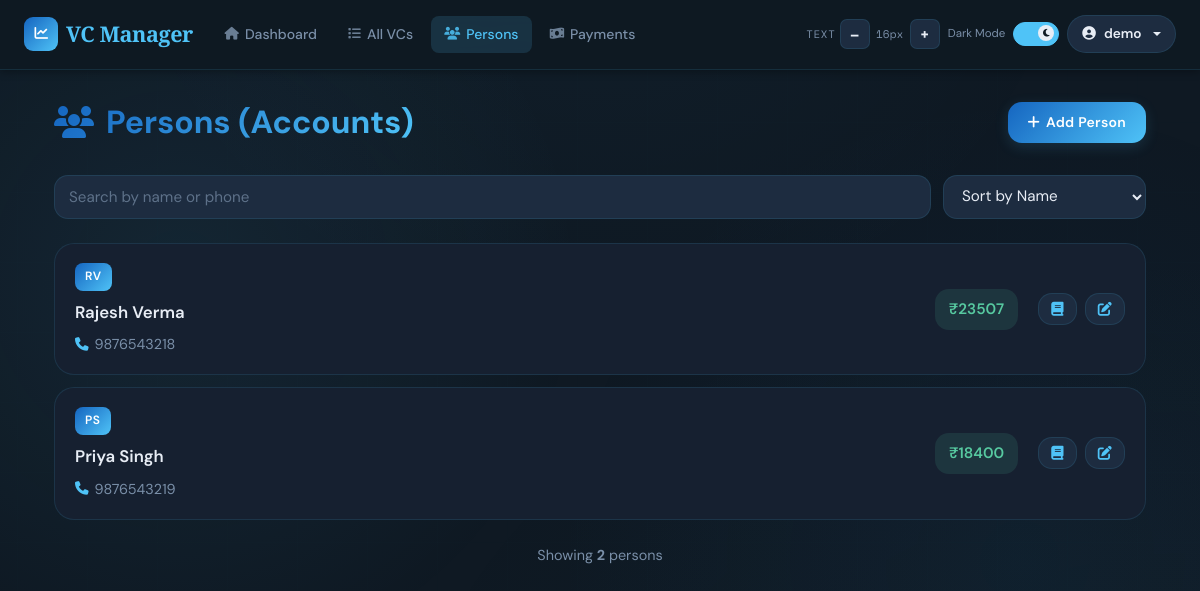
Page /person/ (signed in) on the earlier database version.
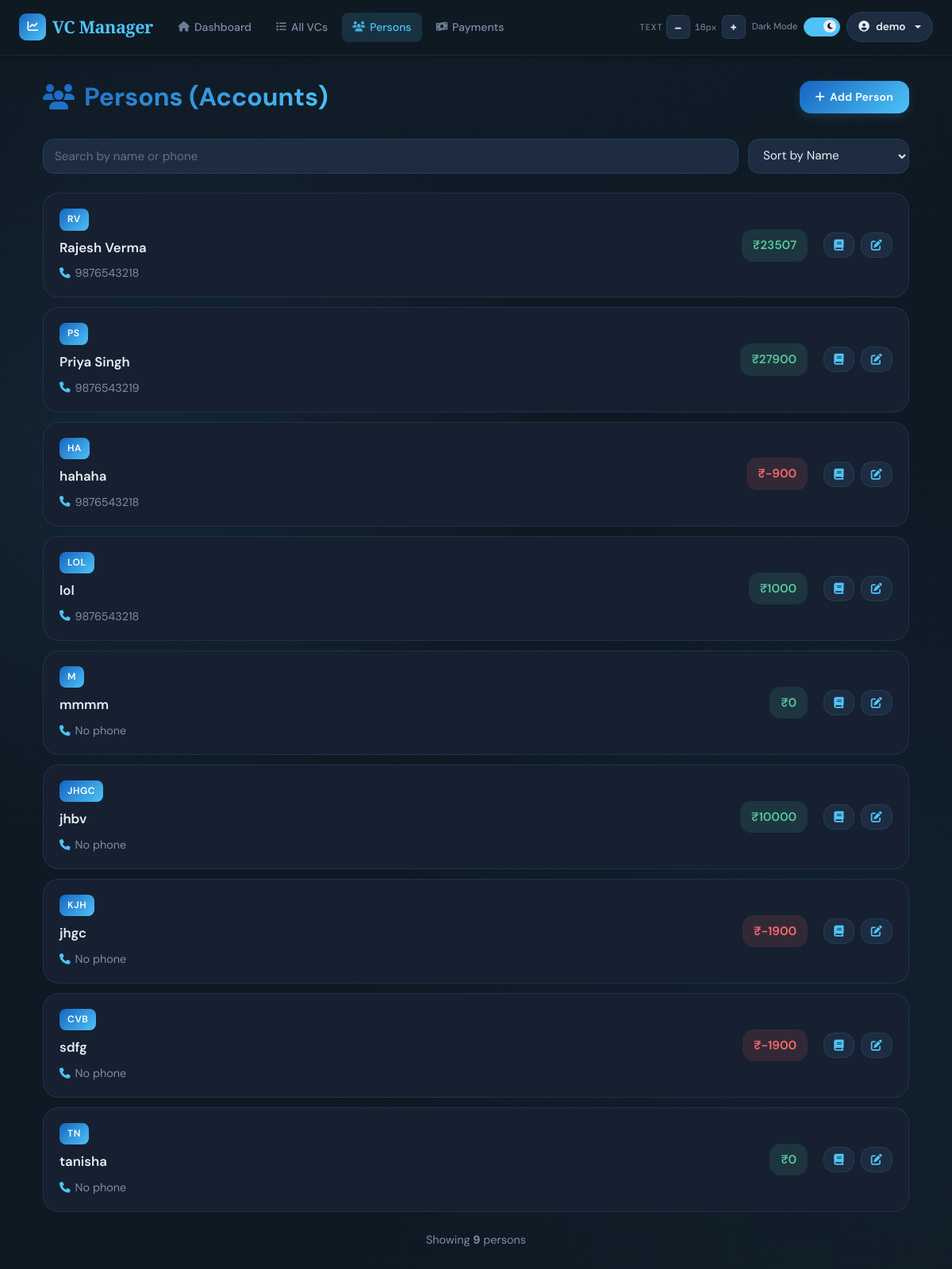
Same page on the later database version.
### app/models/person.py (models this page shows, shortened)
class Person(db.Model):
    __tablename__ = 'persons'
    id = db.Column(db.Integer, primary_key=True)
    user_id = db.Column(db.Integer, db.ForeignKey('users.id'), nullable=False, index=True)
    name = db.Column(db.String(80), nullable=False)
    short_name = db.Column(db.String(20), nullable=False)
    phone = db.Column(db.String(20), nullable=True)
    phone2 = db.Column(db.String(20), nullable=True)
    opening_balance = db.Column(db.Float, default=0.0, nullable=True)
    created_at = db.Column(db.DateTime, default=datetime.utcnow)
    __table_args__ = (
        db.UniqueConstraint('user_id', 'name',       name='uq_person_user_name'),
        db.UniqueConstraint('user_id', 'short_name', name='uq_person_user_short_name'),
    )
    payments = db.relationship('Payment', backref='person', lazy=True)
    ledger_entries = db.relationship('LedgerEntry', backref='ledger_person', lazy=True)
    @property
    def ledger_balance(self):
        entries = [e for e in self.ledger_entries if e is not None]
        if entries:
            last_entry = sorted(entries, key=lambda e: e.date, reverse=True)[0]
            return last_entry.balance if last_entry.balance is not None else (self.opening_balance or 0.0)
        return self.opening_balance or 0.0

### app/models/ledger.py (models this page shows)
class LedgerEntry(db.Model):
    __tablename__ = 'ledger_entries'
    id = db.Column(db.Integer, primary_key=True)
    person_id = db.Column(db.Integer, db.ForeignKey('persons.id'), nullable=True, index=True)
    vc_id = db.Column(db.Integer, db.ForeignKey('vcs.id'), nullable=True, index=True)
    date = db.Column(db.DateTime, nullable=False, default=datetime.utcnow)
    narration = db.Column(db.Text, nullable=False)
    debit = db.Column(db.Float, default=0)
    credit = db.Column(db.Float, default=0)
    balance = db.Column(db.Float, default=0)
    created_at = db.Column(db.DateTime, default=datetime.utcnow)
    vc = db.relationship('VC', foreign_keys=[vc_id], back_populates='ledger_entries', lazy=True)

### app/routes/person.py (the view)
@person_bp.route('/')
@login_required
def persons():
    persons = Person.query.filter_by(user_id=current_user.id).all()
    return render_template('person/list.html', persons=persons)

### templates/person/list.html (shortened to what this page needs)
{% extends "base.html" %}
{% block content %}
<div class="container-fluid">
    <div class="page-header">
        <h1 class="page-title">
            <i class="fas fa-users"></i>Persons (Accounts)
        </h1>
        <button class="btn btn-primary" onclick="location.href='{{ url_for('person.create_person') }}'">
            <i class="fas fa-plus"></i>Add Person
        </button>
    </div>
    <div class="control-bar">
        <div class="search-box">
            <input
                id="searchInput"
                type="search"
                class="form-control"
                placeholder="Search by name or phone">
        </div>
        <select id="sortSelect" class="sort-select">
            <option value="name_asc">Sort by Name</option>
        </select>
    </div>
    <div class="person-list">
        {% if persons %}
            {% for person in persons %}
            <div class="person-item" id="person-{{ person.id }}"
                data-name="{{ person.name }}"
                data-phone="{{ (person.phone or '') ~ ' ' ~ (person.phone2 or '') }}"
                data-balance="{{ person.ledger_balance }}">
                <div class="person-item-main">
                    <div class="person-badge">{{ person.short_name }}</div>
                    <div class="person-name">{{ person.name }}</div>
                    <div class="person-meta">
                        {% if person.phone %}
                        <div class="person-meta-item">
                            <i class="fas fa-phone"></i>
                            <span>{{ person.phone }}</span>
                        </div>
                        {% endif %}
                        {% if not person.phone and not person.phone2 %}
                        <div class="person-meta-item" style="color: var(--text-muted);">
                            <i class="fas fa-phone"></i>
                            <span>No phone</span>
                        </div>
                        {% endif %}
                    </div>
                </div>
                <div class="person-item-actions">
                    <div class="balance-badge {{ 'positive' if person.ledger_balance >= 0 else 'negative' }}">
                        ₹{{ "%.0f"|format(person.ledger_balance) }}
                    </div>
                    <div class="action-buttons">
                        <button class="btn" onclick="event.stopPropagation(); location.href='{{ url_for('ledger.person_ledger', person_id=person.id) }}'" title="View Ledger">
                            <i class="fas fa-book"></i>
                        </button>
                        <button class="btn" onclick="event.stopPropagation(); location.href='{{ url_for('person.edit_person', id=person.id) }}'" title="Edit">
                            <i class="fas fa-edit"></i>
                        </button>
                    </div>
                </div>
            </div>
            {% endfor %}
        {% endif %}
    </div>
    {% if persons %}
    <div style="margin-top: 24px; text-align: center; color: var(--text-muted); font-size: 0.9rem;">
        Showing <strong>{{ persons|length }}</strong> person{{ 's' if persons|length != 1 else '' }}
    </div>
    {% endif %}
</div>
{% endblock %}

Differences in the rows shown:
removed LedgerEntry: ledger_balance "18400"
added LedgerEntry: ledger_balance "27900"
added Person: short_name "HA", name "hahaha", phone "9876543218"
added LedgerEntry: ledger_balance "-900"
added Person: short_name "LOL", name "lol", phone "9876543218"
added LedgerEntry: ledger_balance "1000"
added Person: short_name "M", name "mmmm", phone "No phone", ledger_balance "0"
added Person: short_name "JHGC", name "jhbv", phone "No phone", ledger_balance "10000"
added Person: short_name "KJH", name "jhgc", phone "No phone"
added LedgerEntry: ledger_balance "-1900"
added Person: short_name "CVB", name "sdfg", phone "No phone"
added LedgerEntry: ledger_balance "-1900"
added Person: short_name "TN", name "tanisha", phone "No phone", ledger_balance "0"
Other differences:
{{ persons|length }}: "2" → "9"
